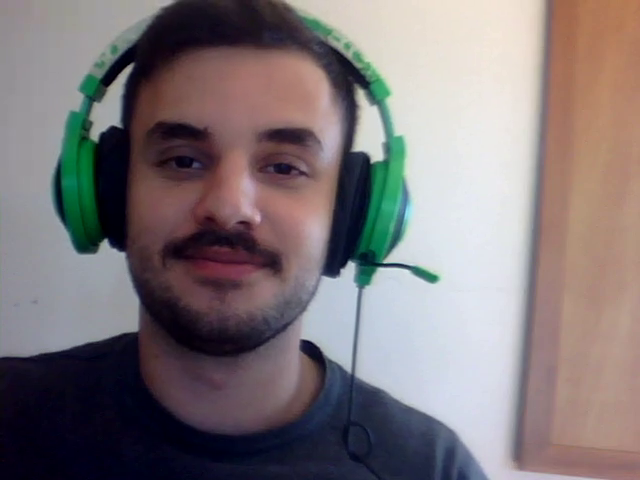
#> input picture frame 9 of Aula06/Ex3/video_teste.mp4, 640 x 480 px
$ python main_a.py
#> lines starting #> are read from the running program, lines starting #| are printed output that depends on the picture; after the words box and inside, x2 and y2 are one past the last pixel; in counts of white or black regions, pixels touching at a corner belong together
#!/usr/bin/env python
import copy
import cv2
import numpy as np

def main():
    # initial setup
    #capture = cv2.VideoCapture(0) #setup video capture for webcam
    capture = cv2.VideoCapture('video_teste.mp4') #setip video capture from video file

    #configure opencv window
    window_name = 'A5-Ex3'
    cv2.namedWindow(window_name,cv2.WINDOW_AUTOSIZE)

    #-----------------------------------------------------------------------------
    #Execute
    #-----------------------------------------------------------------------------

    #Load the cascade
    #Path to classifier
    path_to_classifier = '/home/tiago/bin/opencv-4.5.4/data/haarcascades/'
    face_cascade = cv2.CascadeClassifier(path_to_classifier + 'haarcascade_frontalface_default.xml')


    while True:
        _, image = capture.read() # get an image from the camera
#> image is the input picture: shape (480, 640, 3); mean B, G, R 120.5, 118.1, 127
        if image is None:
            print('Video is over, terminating.')
            break #video is over

        height, width,_ = image.shape
#> height = 480; width = 640
        image_gui = copy.deepcopy(image)

        #------------------------------------------------------------------
        #Face Detection
        #------------------------------------------------------------------

        image_gray = cv2.cvtColor(image, cv2.COLOR_BGR2GRAY) #convert to grayscale
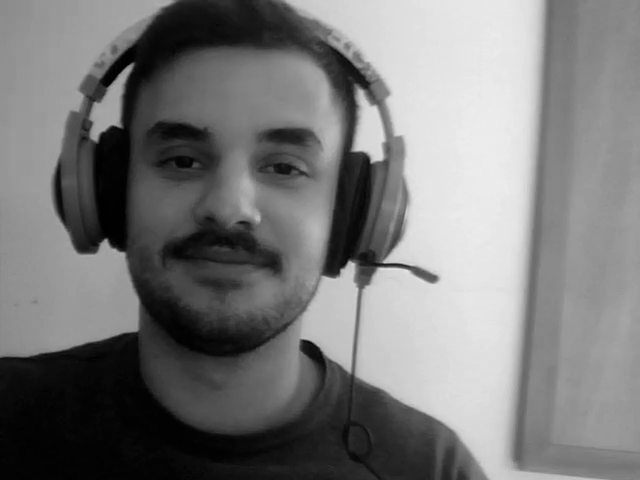
#> image_gray: shape (480, 640); min 0, max 237, mean 121
        faces = face_cascade.detectMultiScale(image_gray, 1.1, 4) #Detect the faces
#> faces = [[97, 56, 272, 272]]

        for (x, y, w, h) in faces: #Draw the rectangle around each face
            cv2.rectangle(image_gui, (x, y), (x + w, y + h), (255, 0, 0), 2)

            mask_face = np.ndarray((height,width), dtype=np.int8) #create a mask same size as image all zeros
            mask_face.fill(0)
            mask_face = cv2.rectangle(mask_face, (x, y), (x + w, y + h), 255, -1) #draw blue rectangle around face
            cv2.add(image, (-10, 50, -10, 0), dst=image_gui, mask=mask_face) #make mask green
#> this loop made 1 pass
#> pass 1, in main, `mask_face = cv2.rectangle(mask_face, (x, y), (x + w, y + h), 255, -1)`:
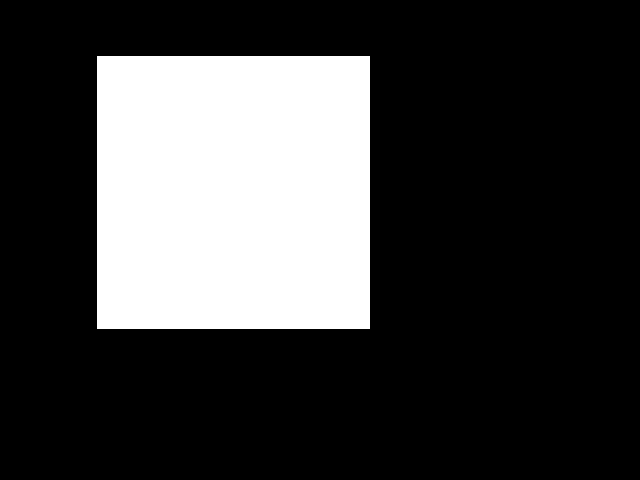
#> mask_face: shape (480, 640) int8; values 0 (black) and 127 (white), 24.3% white; 1 white region, box (x1, y1, x2, y2) and area: (97, 56, 370, 329) 74529
#> after the loop:
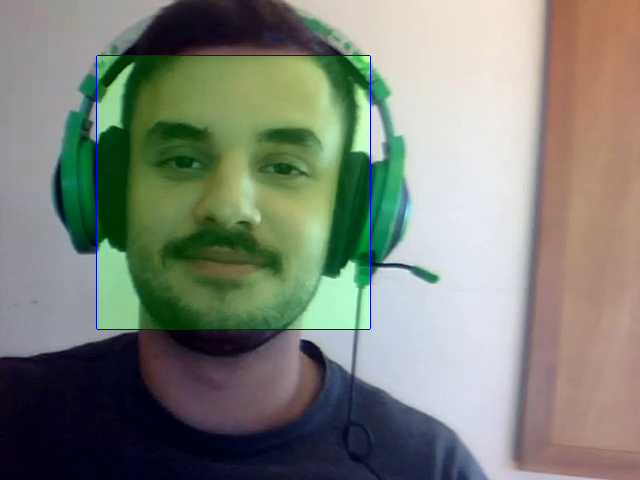
#> image_gui: shape (480, 640, 3); mean B, G, R 118.7, 129.9, 124.4


        cv2.imshow(window_name, image_gui)
        cv2.imshow('mask_face', mask_face)

        key = cv2.waitKey(20)
#> (key q is pressed here)

        if key == ord('q'):
            print('You pressed q... terminating.')
            break


if __name__ == '__main__':
    main()

$ run again, starting later in the video
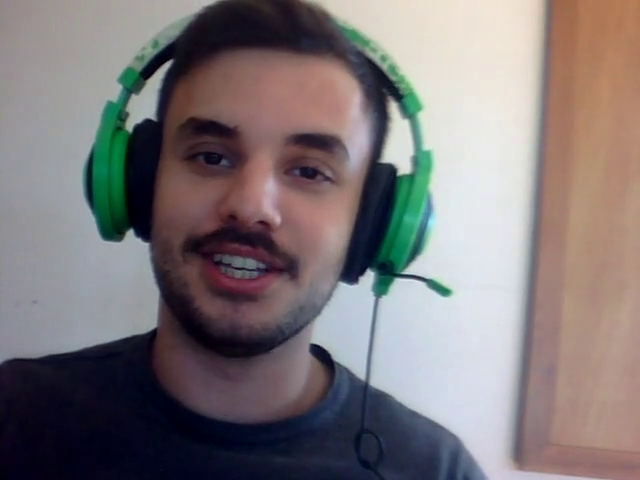
#> input picture frame 44 of Aula06/Ex3/video_teste.mp4, 640 x 480 px
#> in main, image is the input picture: shape (480, 640, 3); mean B, G, R 120.3, 118.8, 126.2
#> faces = [[122, 60, 270, 270]]
#> the loop in main, `for (x, y, w, h) in faces:` made 1 pass
#> pass 1, in main, `mask_face = cv2.rectangle(mask_face, (x, y), (x + w, y + h), 255, -1)`:
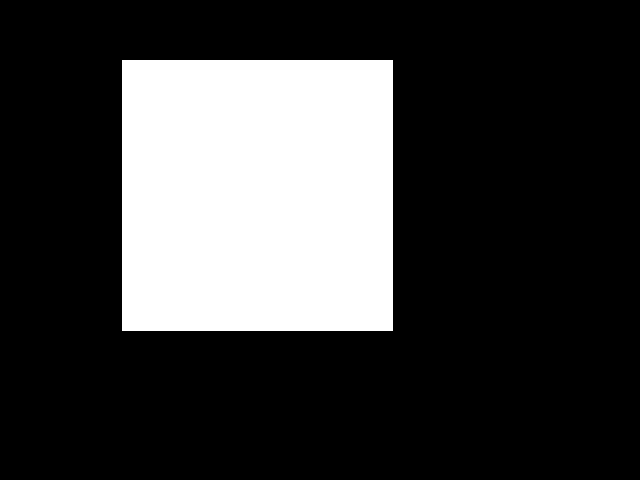
#> mask_face: shape (480, 640) int8; values 0 (black) and 127 (white), 23.9% white; 1 white region, box (x1, y1, x2, y2) and area: (122, 60, 393, 331) 73441
#> after the loop in main, `for (x, y, w, h) in faces:`:
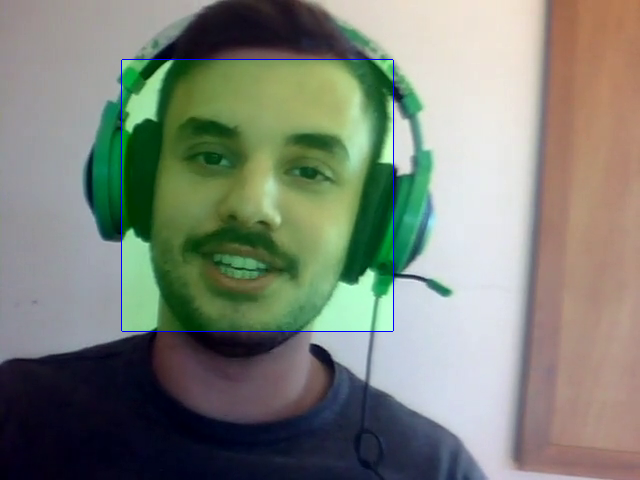
#> image_gui: shape (480, 640, 3); mean B, G, R 118.5, 130.3, 123.6

$ run again, starting later in the video
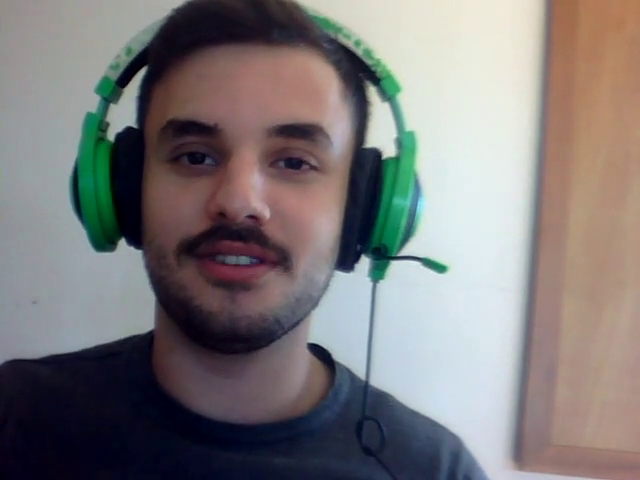
#> input picture frame 79 of Aula06/Ex3/video_teste.mp4, 640 x 480 px
#> in main, image is the input picture: shape (480, 640, 3); mean B, G, R 122, 121.8, 125.9
#> faces = [[110, 53, 265, 265]]
#> the loop in main, `for (x, y, w, h) in faces:` made 1 pass
#> pass 1, in main, `mask_face = cv2.rectangle(mask_face, (x, y), (x + w, y + h), 255, -1)`:
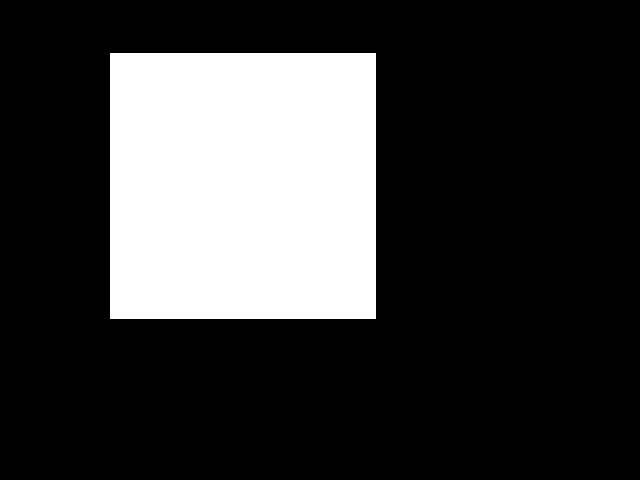
#> mask_face: shape (480, 640) int8; values 0 (black) and 127 (white), 23% white; 1 white region, box (x1, y1, x2, y2) and area: (110, 53, 376, 319) 70756
#> after the loop in main, `for (x, y, w, h) in faces:`:
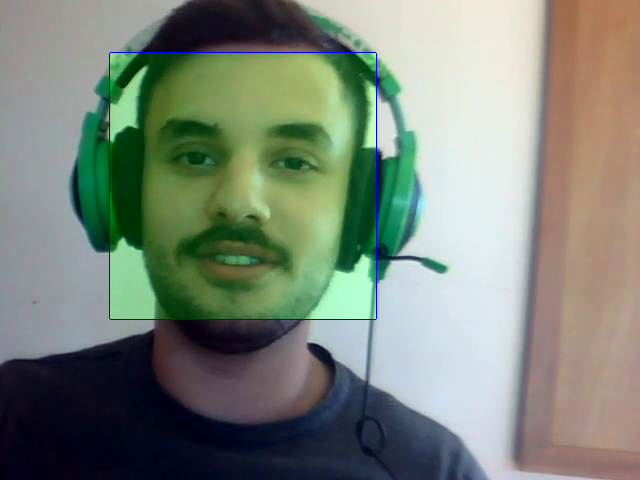
#> image_gui: shape (480, 640, 3); mean B, G, R 120.3, 132.9, 123.4
